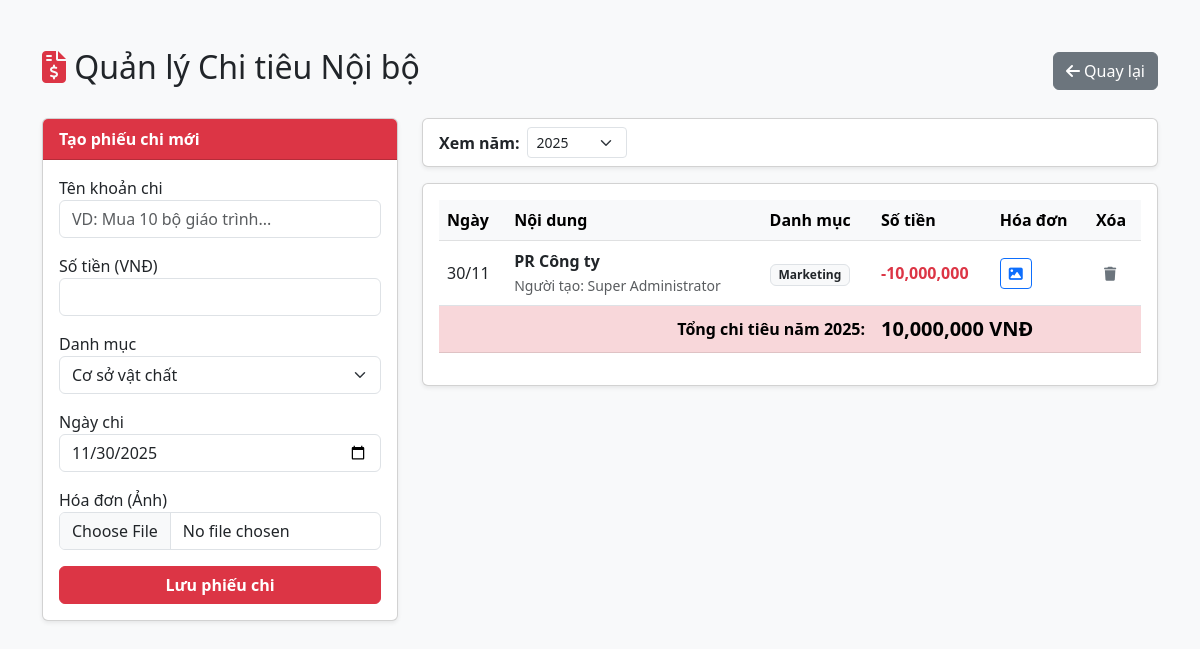
/HomePage/admin_expenses.php (signed in), run on the app's committed database.
### tables this page shows
CREATE TABLE `expenses` (
  `id` int(11) NOT NULL,
  `title` varchar(200) NOT NULL,
  `amount` decimal(15,0) NOT NULL,
  `category` varchar(100) DEFAULT NULL,
  `expense_date` date NOT NULL,
  `created_by` int(11) NOT NULL,
  `receipt_image` varchar(255) DEFAULT NULL,
  `created_at` timestamp NOT NULL DEFAULT current_timestamp()
);

CREATE TABLE `users` (
  `id` int(11) NOT NULL,
  `role_id` int(11) NOT NULL,
  `username` varchar(50) NOT NULL,
  `password` varchar(255) NOT NULL,
  `email` varchar(100) NOT NULL,
  `full_name` varchar(100) NOT NULL,
  `avatar` varchar(255) DEFAULT 'img/default.jpg',
  `status` enum('active','inactive') DEFAULT 'active',
  `created_at` timestamp NOT NULL DEFAULT current_timestamp()
);

### HomePage/admin_expenses.php (the view, shortened to what this page needs)
<?php
require_once 'db_connect.php';
$filter_year = isset($_GET['year']) ? $_GET['year'] : date('Y');
$sql = "SELECT e.*, u.full_name as creator
        FROM expenses e
        LEFT JOIN users u ON e.created_by = u.id
        WHERE YEAR(e.expense_date) = ?
        ORDER BY e.expense_date DESC";
$stmt = $conn->prepare($sql);
$stmt->bind_param("s", $filter_year);
$stmt->execute();
$expenses = $stmt->get_result();
$total_expense = 0;
?>
<!DOCTYPE html>
<html lang="vi">
<head>
    <link href="https://cdn.jsdelivr.net/npm/bootstrap@5.3.0/dist/css/bootstrap.min.css" rel="stylesheet">
    <link rel="stylesheet" href="https://cdnjs.cloudflare.com/ajax/libs/font-awesome/6.5.1/css/all.min.css">
</head>
<body class="bg-light">
    <div class="container mt-5 mb-5">
        <div class="d-flex justify-content-between align-items-center mb-4">
            <h2><i class="fas fa-file-invoice-dollar text-danger"></i> Quản lý Chi tiêu Nội bộ</h2>
            <a href="admin_dashboard.php" class="btn btn-secondary"><i class="fas fa-arrow-left"></i> Quay lại</a>
        </div>
        <div class="row">
            <div class="col-md-4">
                <div class="card shadow-sm mb-4">
                    <div class="card-header bg-danger text-white fw-bold">Tạo phiếu chi mới</div>
                    <div class="card-body">
                        <form method="POST" enctype="multipart/form-data">
                            <div class="mb-3">
                                <label>Tên khoản chi</label>
                                <input type="text" name="title" class="form-control" placeholder="VD: Mua 10 bộ giáo trình..." required>
                            </div>
                            <div class="mb-3">
                                <label>Số tiền (VNĐ)</label>
                                <input type="number" name="amount" class="form-control" required>
                            </div>
                            <div class="mb-3">
                                <label>Danh mục</label>
                                <select name="category" class="form-select">
                                    <option value="Cơ sở vật chất">Cơ sở vật chất</option>
                                </select>
                            </div>
                            <div class="mb-3">
                                <label>Ngày chi</label>
                                <input type="date" name="expense_date" class="form-control" value="<?php echo date('Y-m-d'); ?>" required>
                            </div>
                            <div class="mb-3">
                                <label>Hóa đơn (Ảnh)</label>
                                <input type="file" name="receipt_img" class="form-control" accept="image/*">
                            </div>
                            <button type="submit" name="add_expense" class="btn btn-danger w-100 fw-bold">Lưu phiếu chi</button>
                        </form>
                    </div>
                </div>
            </div>
            <div class="col-md-8">
                <div class="card shadow-sm mb-3">
                    <div class="card-body py-2">
                        <form method="GET" class="d-flex align-items-center gap-2">
                            <label class="fw-bold">Xem năm:</label>
                            <select name="year" class="form-select form-select-sm" style="width: 100px;" onchange="this.form.submit()">
                                <?php
                                for($y = date('Y'); $y >= 2020; $y--) {
                                    $selected = ($y == $filter_year) ? 'selected' : '';
                                    echo "<option value='$y' $selected>$y</option>";
                                }
                                ?>
                            </select>
                        </form>
                    </div>
                </div>
                <div class="card shadow-sm">
                    <div class="card-body">
                        <table class="table table-hover align-middle">
                            <thead class="table-light">
                                <tr>
                                    <th>Ngày</th>
                                    <th>Nội dung</th>
                                    <th>Danh mục</th>
                                    <th>Số tiền</th>
                                    <th>Hóa đơn</th>
                                    <th>Xóa</th>
                                </tr>
                            </thead>
                            <tbody>
                                <?php if ($expenses->num_rows > 0): ?>
                                    <?php while($row = $expenses->fetch_assoc()):
                                        $total_expense += $row['amount'];
                                    ?>
                                    <tr>
                                        <td><?php echo date('d/m', strtotime($row['expense_date'])); ?></td>
                                        <td>
                                            <strong><?php echo $row['title']; ?></strong><br>
                                            <small class="text-muted">Người tạo: <?php echo $row['creator']; ?></small>
                                        </td>
                                        <td><span class="badge bg-light text-dark border"><?php echo $row['category']; ?></span></td>
                                        <td class="fw-bold text-danger">-<?php echo number_format($row['amount']); ?></td>
                                        <td>
                                            <?php if($row['receipt_image']): ?>
                                                <a href="<?php echo $row['receipt_image']; ?>" target="_blank" class="btn btn-sm btn-outline-primary"><i class="fas fa-image"></i></a>
                                            <?php else: ?>
                                                <span class="text-muted">-</span>
                                            <?php endif; ?>
                                        </td>
                                        <td>
                                            <form method="POST" onsubmit="return confirm('Xóa khoản chi này?');">
                                                <button type="submit" class="btn btn-sm btn-outline-secondary border-0"><i class="fas fa-trash"></i></button>
                                            </form>
                                        </td>
                                    </tr>
                                    <?php endwhile; ?>
                                <?php else: ?>
                                    <tr><td colspan="6" class="text-center text-muted">Chưa có khoản chi nào trong năm nay.</td></tr>
                                <?php endif; ?>
                            </tbody>
                            <tfoot class="table-danger">
                                <tr>
                                    <td colspan="3" class="text-end fw-bold">Tổng chi tiêu năm <?php echo $filter_year; ?>:</td>
                                    <td colspan="3" class="fw-bold fs-5"><?php echo number_format($total_expense); ?> VNĐ</td>
                                </tr>
                            </tfoot>
                        </table>
                    </div>
                </div>
            </div>
        </div>
    </div>
</body>
</html>

### data on the page
expenses: expense_date "30/11", title "PR Công ty", created_by.full_name "Super Administrator", category "Marketing", amount "10,000,000"

### other printed values
$filter_year "2025"
$total_expense "10,000,000"
form field year "2025"
